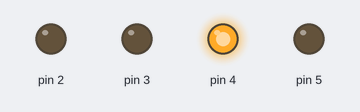
A sketch run on a simulated Arduino Uno, built with avr-gcc and run on an emulated ATmega328P. Parts: output pins drawn as LEDs (lit = HIGH).

Above: at 0.1 s.
Timing chart, 0 to 1.6 s (numbered marks = the images above):
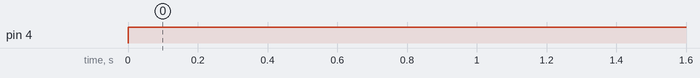

The sketch:

7447_inputs_in_code.ino
```cpp
int Z=0,Y=0,X=1,W=1;
int D,C,B,A;

//Code released under GNU GPL.  Free to use for anything.
void disp_7447(int D, int C, int B, int A)
{
  digitalWrite(2, A); //LSB
  digitalWrite(3, B);
  digitalWrite(4, C);
  digitalWrite(5, D); //MSB

}
// the setup function runs once when you press reset or power the board
void setup() {
    pinMode(2, OUTPUT);
    pinMode(3, OUTPUT);
    pinMode(4, OUTPUT);
    pinMode(5, OUTPUT);
}

// the loop function runs over and over again forever
void loop() {
  A=(!W&&!X&&!Y&&!Z) || (!W&&X&&!Y&&!Z) || (!W&&!X&&Y&&!Z) || (!W&&X&&Y&&!Z) ||(!W&&!X&&!Y&&Z);
  B=(W&&!X&&!Y&&!Z) || (!W&&X&&!Y&&!Z) || (W&&!X&&Y&&!Z) || (!W&&X&&Y&&!Z);
  C=(W&&X&&!Y&&!Z) || (!W&&!X&&Y&&!Z) || (W&&!X&&Y&&!Z) || (!W&&X&&Y&&!Z);
  D = (W&&X&&Y&&!Z)||(!W&&!X&&!Y&&Z);

disp_7447(D,C,B,A);
}
```

Measured:
- by itself, pin 4: LOW → HIGH at 0.00 s
